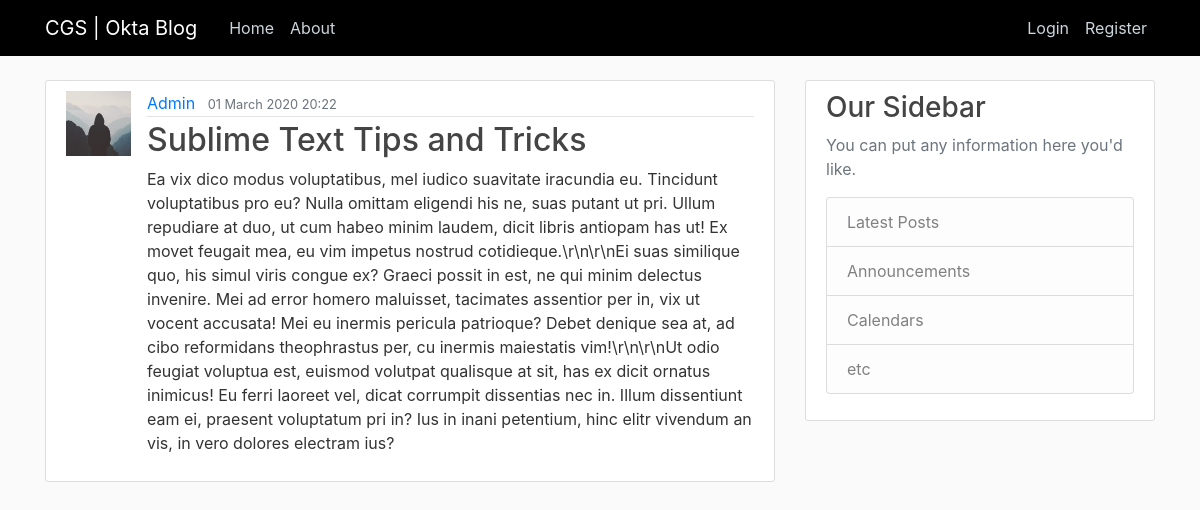
/post/XGuMGBl9SVBUzhR26zn1, run on an earlier commit of the app's database.
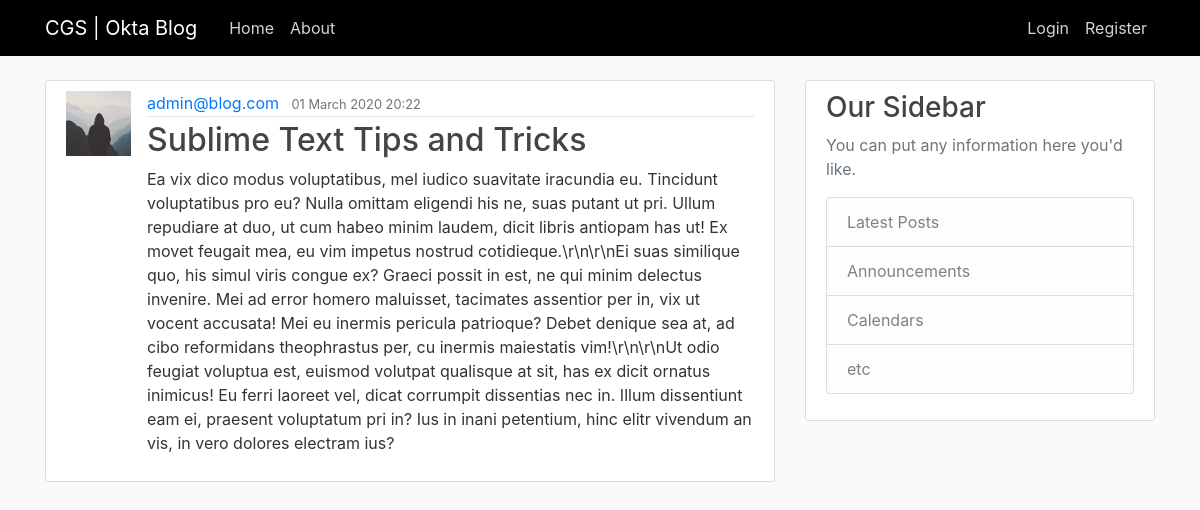
And on a later commit of the database.
### mainblog/models.py (models this page shows, shortened)
class User(db.Model, UserMixin):
    id = db.Column(db.String(20), unique=True, primary_key=True)
    email = db.Column(db.String(60), unique=True, nullable=False)
    image_file = db.Column(db.String(20), nullable=False, default='default.jpg')
    password = db.Column(db.String(60), nullable=False)
    firstname = db.Column(db.String(60), nullable=True, default='')
    lastname = db.Column(db.String(60), nullable=True, default='')
    group = db.Column(db.String(60), nullable=True, default='CGS')
    position = db.Column(db.String(60), nullable=True, default='operator')
    posts = db.relationship('Post', backref='author', lazy=True)

class Post(db.Model):
    id = db.Column(db.String(20), unique=True, primary_key=True)
    title = db.Column(db.String(100), nullable=False)
    date_posted = db.Column(db.DateTime, nullable=False)
    content = db.Column(db.Text, nullable=False)
    user_id = db.Column(db.String, db.ForeignKey('user.id'), nullable=False)

### mainblog/routes.py (the view)
@app.route("/post/<string:post_id>", methods=['GET', 'POST'])
def post_page(post_id):
    post = Post.query.get_or_404(post_id)
    return render_template('post.html', title=post.title, post=post)

### mainblog/templates/post.html (shortened to what this page needs)
{% extends "layout.html" %}
{% block content %}
        <article class="media content-section">
        <img class="rounder-circle article-img" src="{{ url_for('static', filename='profile_pics/' + post.author.image_file) }}">
          <div class="media-body">
            <div class="article-metadata">
              <a class="mr-2" href="#">
                  {% if not post.author.firstname and not post.author.lastname %}
                            {{post.author.email}}
                  {% else %}
                            {{post.author.firstname}} {{post.author.lastname}}
                  {% endif %}
              </a>
              <small class="text-muted">{{ post.date_posted.strftime('%d %B %Y %H:%M') }}</small>
            </div>
            <h2 class="article-title">{{ post.title }}</h2>
            <p class="article-content">{{ post.content }}</p>
          </div>
        </article>
{% endblock content %}

### mainblog/templates/layout.html (shortened to what this page needs)
<!DOCTYPE html>
<html>
<head>
    <link rel="stylesheet" href="{{ url_for('static', filename='bootstrap.css') }}">
    <link rel="stylesheet" type="text/css" href="{{ url_for('static', filename='main.css') }}">
</head>
<body>
    <header class="site-header">
      <nav class="navbar navbar-expand-md navbar-dark bg-steel fixed-top">
        <div class="container">
          <a class="navbar-brand mr-4" href="{{ url_for('home_page')}}">CGS | Okta Blog</a>
          <div class="collapse navbar-collapse" id="navbarToggle">
            <div class="navbar-nav mr-auto">
              <a class="nav-item nav-link" href="{{ url_for('home_page')}}">Home</a>
              <a class="nav-item nav-link" href="{{ url_for('about_page')}}">About</a>
            </div>
            <div class="navbar-nav">
            {% if current_user.is_authenticated %}
              <a class="nav-item nav-link" href="{{ url_for('new_post_page')}}">New Post</a>
              <a class="nav-item nav-link" href="{{ url_for('account_page')}}">Account</a>
              <a class="nav-item nav-link" href="{{ url_for('logout_page')}}">Logout</a>
            {% else %}
              <a class="nav-item nav-link" href="{{ url_for('login_page')}}">Login</a>
              <a class="nav-item nav-link" href="{{ url_for('register_page')}}">Register</a>
            {% endif %}
            </div>
          </div>
        </div>
      </nav>
    </header>
    <main role="main" class="container">
      <div class="row">
        <div class="col-md-8">
          {% block content %}{% endblock %}
        </div>
        <div class="col-md-4">
          <div class="content-section">
            <h3>Our Sidebar</h3>
            <p class='text-muted'>You can put any information here you'd like.
              <ul class="list-group">
                <li class="list-group-item list-group-item-light">Latest Posts</li>
                <li class="list-group-item list-group-item-light">Announcements</li>
                <li class="list-group-item list-group-item-light">Calendars</li>
                <li class="list-group-item list-group-item-light">etc</li>
              </ul>
            </p>
          </div>
        </div>
      </div>
    </main>
</body>
</html>

### mainblog/static/main.css (style rules this page uses)
body { background: #fafafa; color: #333333; margin-top: 5rem; }
h1, h2, h3, h4, h5, h6 { color: #444444; }
.bg-steel { background-color: #000000; }
.site-header .navbar-nav .nav-link { color: #cbd5db; }
.content-section { background: #ffffff; padding: 10px 20px; border: 1px solid #dddddd; border-radius: 3px; margin-bottom: 20px; }
.article-title { color: #444444; }
.article-content { white-space: pre-line; }
.article-img { height: 65px; width: 65px; margin-right: 16px; }
.article-metadata { padding-bottom: 1px; margin-bottom: 4px; border-bottom: 1px solid #e3e3e3 }

What changed in the data, as far as the page shows it:
changed User: author.email (not shown) → "admin@blog.com"; author.firstname "Admin" → (not shown)
